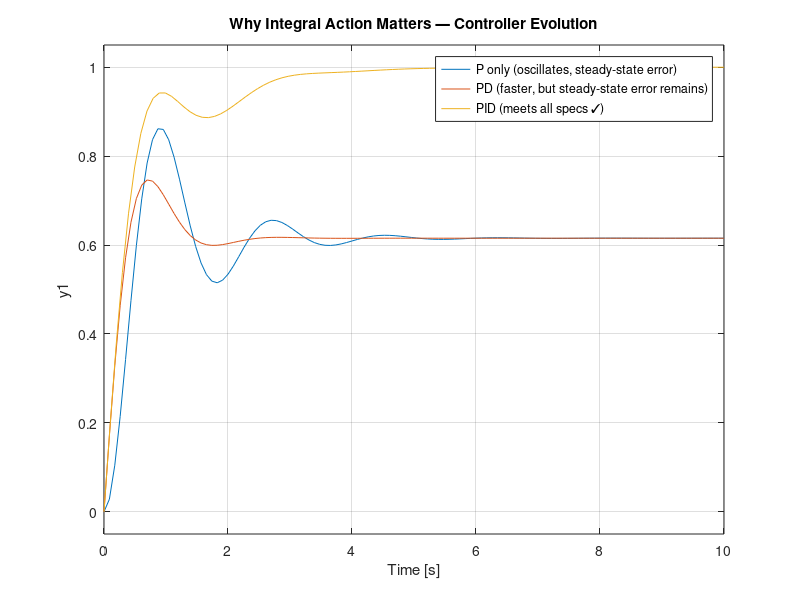

MATLAB code for this plot: (Note: this script raises an error after producing the figure.)
% ================================================
% HoverGuard — Phase 4: Three-Controller Comparison
% Shows WHY PID beats P and PD
% ================================================

num = [1]; den = [1 2 5];
G = tf(num, den);

% Your tuned gains from Phase 2
Kp = 8; Ki = 10; Kd = 2;

C_P  = pid(Kp, 0,  0 );   % P only
C_PD = pid(Kp, 0,  Kd);   % PD only  
C_PID= pid(Kp, Ki, Kd);   % Full PID

CL_P   = feedback(C_P   * G, 1);
CL_PD  = feedback(C_PD  * G, 1);
CL_PID = feedback(C_PID * G, 1);

figure('Name','Three Controller Comparison');
step(CL_P, CL_PD, CL_PID, 10);
legend('P only (oscillates, steady-state error)', ...
    'PD (faster, but steady-state error remains)', ...
    'PID (meets all specs ✓)');
title('Why Integral Action Matters — Controller Evolution');
grid on;

% Print metrics for all three
for label_C = {{'P', CL_P}, {'PD', CL_PD}, {'PID', CL_PID}}
    name = label_C{1}{1};
    sys  = label_C{1}{2};
    info = stepinfo(sys);
    dc   = dcgain(sys);
    fprintf('%s → Overshoot: %.1f%%, Settling: %.2fs, DC gain: %.3f\n', ...
        name, info.Overshoot, info.SettlingTime, dc);
end
